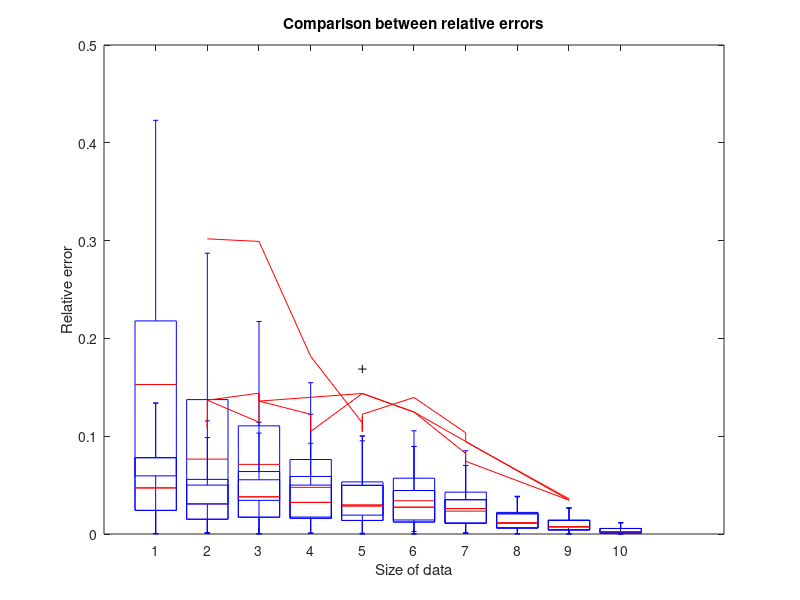
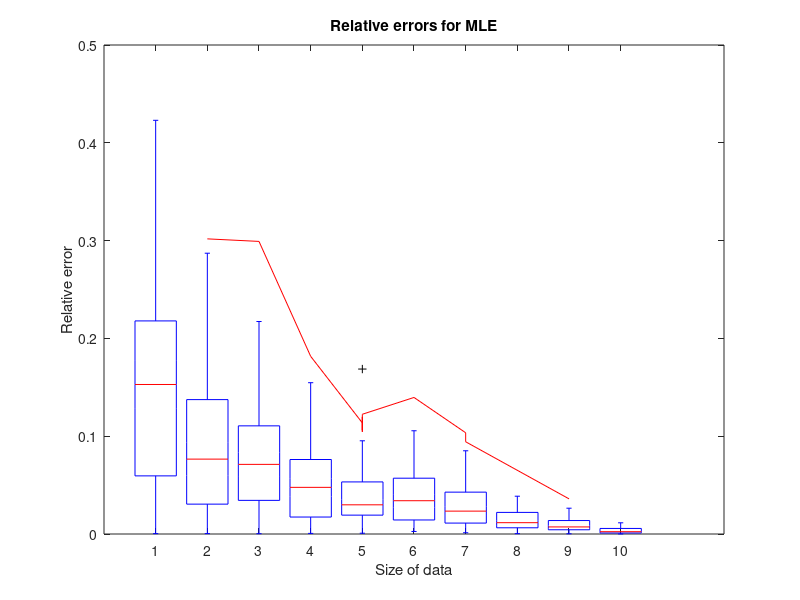
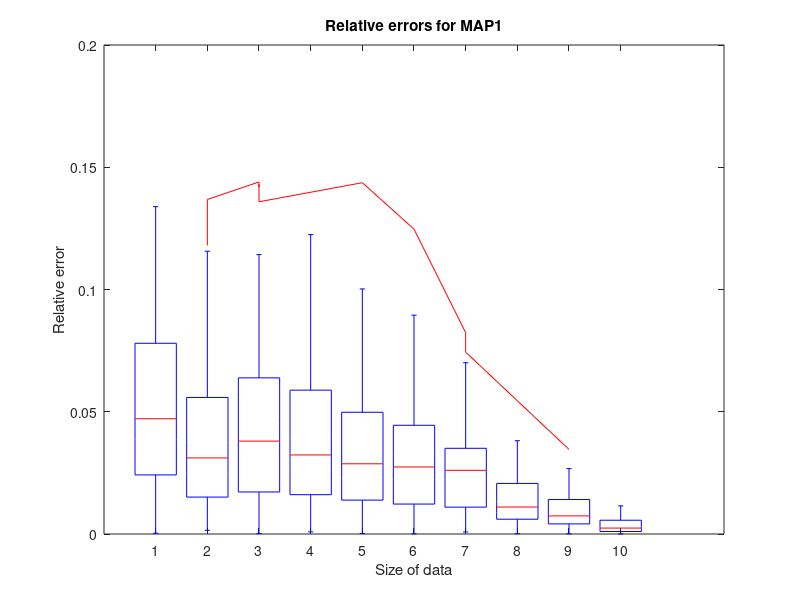
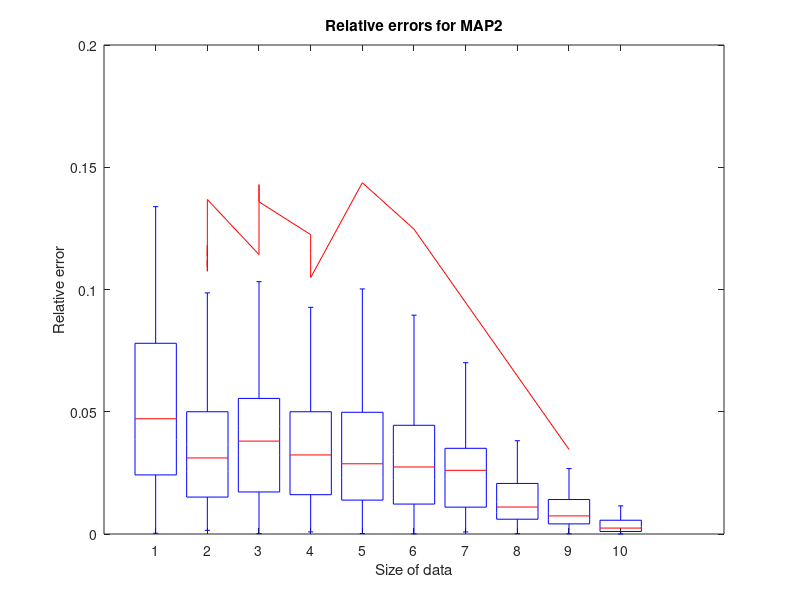

Recreate these plots in MATLAB, in order.
%% Initialize variables
clear; clc; close all;
rng(1);
N_list = [5, 10, 20, 40, 60, 80, 100, 500, 1000, 10000];
M = 100;

% For a Gaussian with known sigma
% MLE of mean = sample mean

var_pr1 = 1;
mu_data = 10;
var_data = 16;
mu_pr1 = 10.5;


err_MLE = zeros(M,length(N_list));
err_MAP1 = zeros(M,length(N_list));
err_MAP2 = zeros(M,length(N_list));

%% Loop through the input
for iter = 1:length(N_list)
    N = N_list(iter);
    sample_var = var_data / N;
    for i = 1:M
        %% Draw data samples
        X = (randn(N, 1) * 4) + 10;
        
        %% Calculate MLE
        % For Guassian, MLE of mean with known sigma will be the sample mean
        sample_mean = mean(X);
        
        %% Calculate the estimate of MAP1
        % For a Gaussian Prior, The posterior will be a gaussian, with mean
        % and variance as discussed in the lecture.
        gaussian_mu = ((sample_mean*var_pr1)+(mu_pr1*sample_var))/(sample_var + var_pr1);
        
        %% Calulate the estimate of MAP2
        % In this case, the Posterior will be a refined Gaussian, truncated
        % about the mean.
        if(gaussian_mu < 9.5)
          trunc_gauss = 9.5;
        elseif(gaussian_mu > 11.5)
          trunc_gauss = 11.5;
        else
          trunc_gauss = gaussian_mu;
        end
        
        %% Update errors in the matrices
        err1 = abs(sample_mean - mu_data)/mu_data;  
        err2 = abs(gaussian_mu - mu_data)/mu_data;
        err3 = abs(trunc_gauss - mu_data)/mu_data;
        err_MLE(i, iter) = err1;
        err_MAP1(i, iter) = err2;
        err_MAP2(i, iter) = err3;
    end
end

%% Plot the data!
figure(1);
boxplot(err_MLE, 'COLOR', 'k', 'Symbol', 'k+');
hold on;
boxplot(err_MAP1, 'COLOR', 'b', 'Symbol', 'b+');
hold on;
boxplot(err_MAP2, 'COLOR', 'm', 'Symbol', 'm+');
hold on;
xlabel('Size of data');
ylabel('Relative error');
title('Comparison between relative errors');

figure(2);
boxplot(err_MLE, 'COLOR', 'k', 'Symbol', 'k+');
hold on;
xlabel('Size of data');
ylabel('Relative error');
title('Relative errors for MLE');

figure(3);
boxplot(err_MAP1, 'COLOR', 'b', 'Symbol', 'b+');
hold on;
xlabel('Size of data');
ylabel('Relative error');
title('Relative errors for MAP1');

figure(4);
boxplot(err_MAP2, 'COLOR', 'm', 'Symbol', 'm+');
hold on;
xlabel('Size of data');
ylabel('Relative error'); 
title('Relative errors for MAP2');